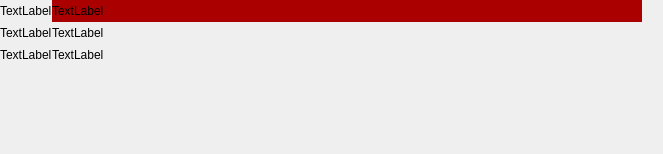
<?xml version="1.0" encoding="UTF-8"?>
<ui version="4.0">
 <class>Bar</class>
 <widget class="QWidget" name="Bar">
  <property name="geometry">
   <rect>
    <x>0</x>
    <y>0</y>
    <width>663</width>
    <height>154</height>
   </rect>
  </property>
  <property name="windowTitle">
   <string>Form</string>
  </property>
  <widget class="QWidget" name="widget" native="true">
   <property name="geometry">
    <rect>
     <x>0</x>
     <y>0</y>
     <width>642</width>
     <height>66</height>
    </rect>
   </property>
   <layout class="QVBoxLayout" name="verticalLayout">
    <property name="spacing">
     <number>0</number>
    </property>
    <property name="leftMargin">
     <number>0</number>
    </property>
    <property name="topMargin">
     <number>0</number>
    </property>
    <property name="rightMargin">
     <number>0</number>
    </property>
    <property name="bottomMargin">
     <number>0</number>
    </property>
    <item>
     <layout class="QHBoxLayout" name="horizontalLayout" stretch="21,621">
      <property name="spacing">
       <number>0</number>
      </property>
      <item>
       <widget class="Square" name="icon_life">
        <property name="text">
         <string>TextLabel</string>
        </property>
       </widget>
      </item>
      <item>
       <widget class="QLabel" name="bar_life_2">
        <property name="styleSheet">
         <string notr="true">background-color: rgb(170, 0, 0);</string>
        </property>
        <property name="text">
         <string>TextLabel</string>
        </property>
       </widget>
      </item>
     </layout>
    </item>
    <item>
     <layout class="QHBoxLayout" name="horizontalLayout_2" stretch="21,621">
      <property name="spacing">
       <number>0</number>
      </property>
      <item>
       <widget class="Square" name="icon_zhishi">
        <property name="text">
         <string>TextLabel</string>
        </property>
       </widget>
      </item>
      <item>
       <widget class="QLabel" name="bar_zhishi">
        <property name="text">
         <string>TextLabel</string>
        </property>
       </widget>
      </item>
     </layout>
    </item>
    <item>
     <layout class="QHBoxLayout" name="horizontalLayout_3" stretch="21,621">
      <property name="spacing">
       <number>0</number>
      </property>
      <item>
       <widget class="Square" name="icon_phi">
        <property name="text">
         <string>TextLabel</string>
        </property>
       </widget>
      </item>
      <item>
       <widget class="QLabel" name="bar_phi">
        <property name="text">
         <string>TextLabel</string>
        </property>
       </widget>
      </item>
     </layout>
    </item>
   </layout>
  </widget>
 </widget>
 <customwidgets>
  <customwidget>
   <class>Square</class>
   <extends>QLabel</extends>
   <header location="global">square.h</header>
  </customwidget>
 </customwidgets>
 <resources/>
 <connections/>
</ui>
